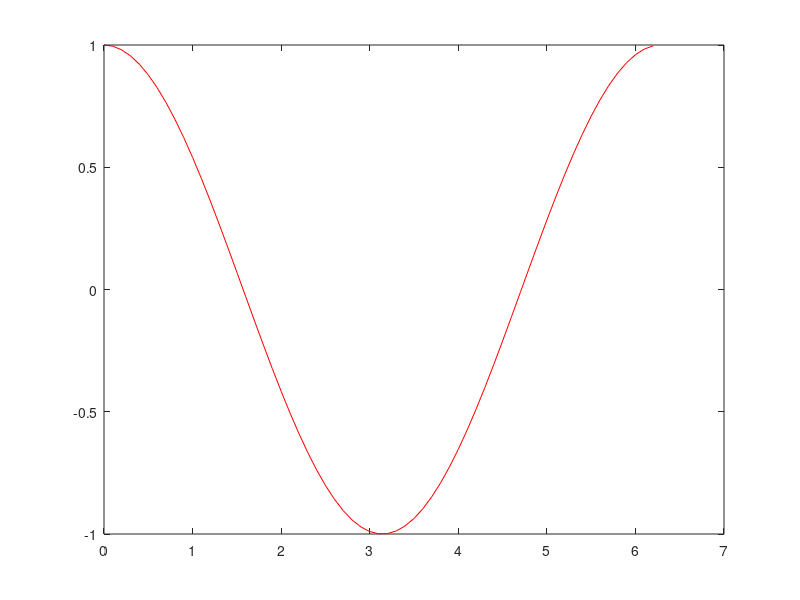

Recreate this plot in MATLAB. (Note: this script raises an error after producing the figure.)


f = @(x) cos(x);

h = 0.1;

range = 0:h:2*pi;

slope = [];


count = length(range);
step_iter = 1:count; 
m = zeros(count, count);
p = 5;

for i=step_iter
   
    x0 = range(i);
    
    if x0 == min(range) || i + p > count
        a = -25/(12*h);
        b = 48/(12*h);
        c = -36/(12*h);
        d = 16/(12*h);
        e = -3/(12*h);
        slope(i) = a * f(x0) + b * f(x0+h) + c * f(x0+2*h) + d * f(x0+3*h) + e * f(x0+4*h);
    else
        a = 1/(12*h);
        b = -8/(12*h);
        c = 0;
        d = 8/(12*h);
        e = -1/(12*h);
        slope(i) = a * f(x0 - 2*h) + b * f(x0 - h) + c * f(x0) + d * f(x0 +h) + e * f(x0 +2*h);
    end
    
    coef = [a b c d e];
    
    if i == 1
        col = i;
    elseif i + length(coef) > count
        col = count - (length(coef));
        coef = fliplr(coef);
    else 
        col = i - 1;
    end
    
    m(i, col:col+(length(coef)-1)) = coef;

           
end

true = f(range);

out = m * true.';


close all;
figure()
plot(range, true, 'r');
hold on;
plot(range, val, 'b');
plot(range, out, 'c--')
legend('Function', 'Slope Calc', 'Slope Matrix', 'Location', 'best');











